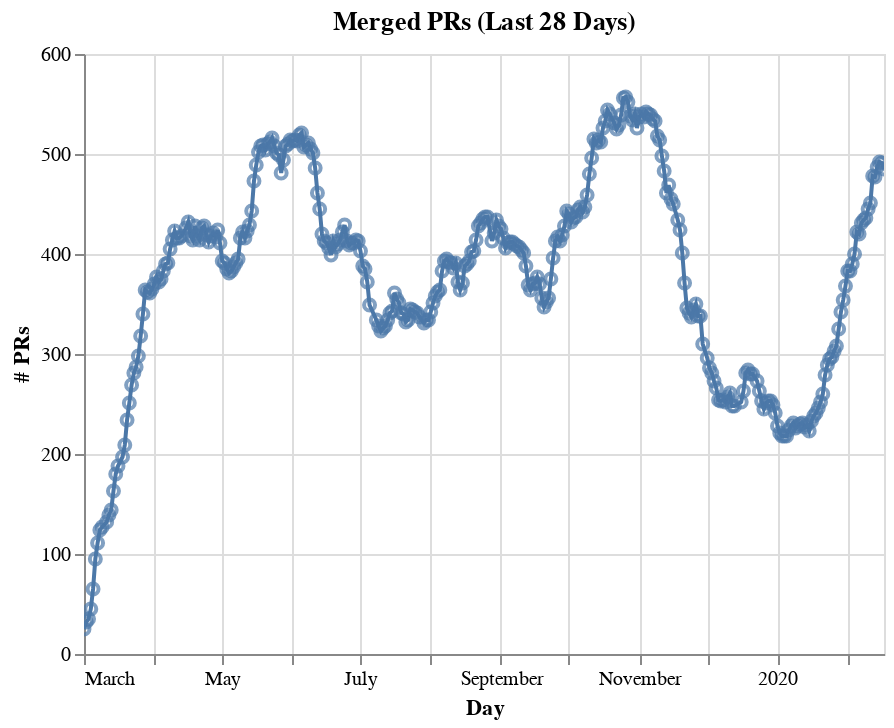

This figure's notebook cell:
### Code cell
chart = alt.Chart(prs_df, title= "Merged PRs (Last 28 Days)")
line = chart.mark_line().encode(
  x= alt.X('day', title = "Day"),
  y=alt.Y("num_prs", title="# PRs"),    
)

point = line + line.mark_point()
point.interactive()

### Figure 1 — Vega-Lite specification as saved in the notebook (floating-point values rounded to 4 significant figures; data arrays with more than 128 entries replaced by an {"elided": "..."} marker saying what was removed)
{"config": {"view": {"continuousWidth": 400, "continuousHeight": 300}}, "layer": [{"mark": "line", "encoding": {"x": {"type": "temporal", "field": "day", "title": "Day"}, "y": {"type": "quantitative", "field": "num_prs", "title": "# PRs"}}, "selection": {"selector020": {"type": "interval", "bind": "scales", "encodings": ["x", "y"]}}, "title": "Merged PRs (Last 28 Days)"}, {"mark": "point", "encoding": {"x": {"type": "temporal", "field": "day", "title": "Day"}, "y": {"type": "quantitative", "field": "num_prs", "title": "# PRs"}}, "title": "Merged PRs (Last 28 Days)"}], "data": {"name": "data-8002ca0dc888dfa895bddc096f3d467b"}, "$schema": "https://vega.github.io/schema/vega-lite/v4.0.2.json", "datasets": {"data-8002ca0dc888dfa895bddc096f3d467b": {"elided": "341 records"}}}
